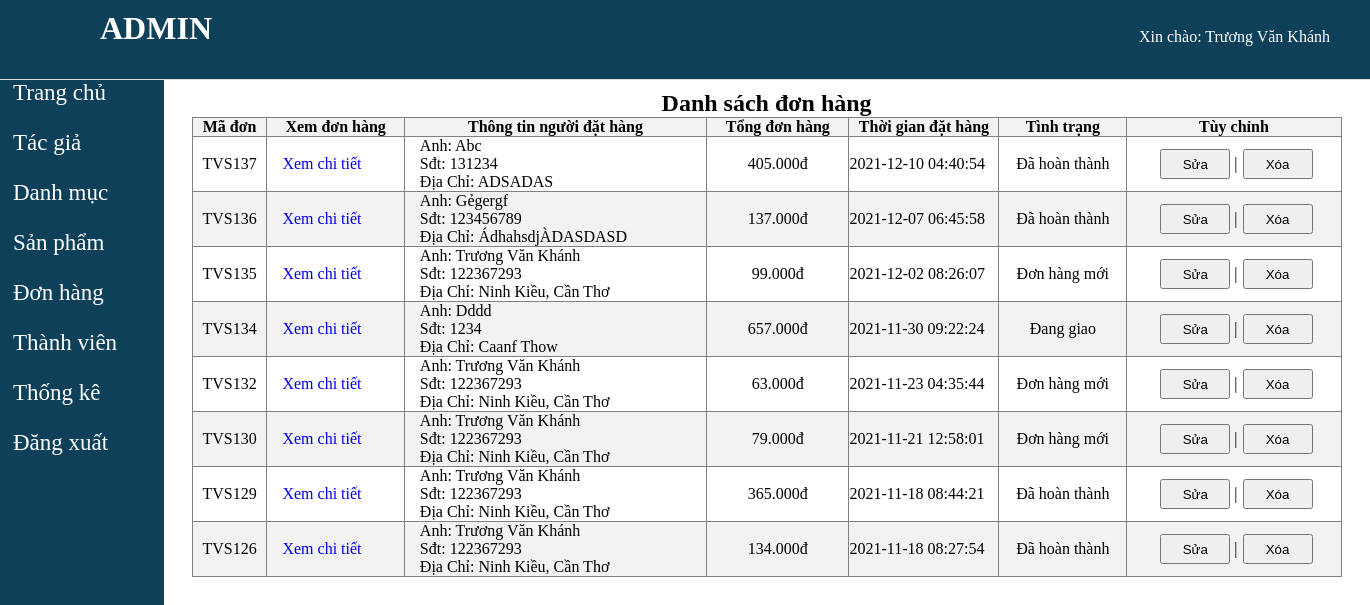
The app's page /admin/index.php?act=listdonhang (signed in) with its own data.
### tables this page shows
CREATE TABLE `donhang` (
  `iddonhang` int(11) NOT NULL,
  `iduser` int(11) NOT NULL DEFAULT 0,
  `gender` varchar(20) NOT NULL,
  `fullname` varchar(255) NOT NULL,
  `phone` int(11) NOT NULL,
  `diachi` varchar(255) NOT NULL,
  `pttt` tinyint(1) NOT NULL DEFAULT 1 COMMENT '1. Thanh toán khi nhận hàng\r\n2. Chuyển khoản ngân hàng',
  `ngaydathang` datetime NOT NULL,
  `tongdonhang` int(11) NOT NULL DEFAULT 0,
  `trangthaidh` tinyint(1) NOT NULL DEFAULT 1 COMMENT '1. Đơn hàng mới 2.Đang xử lý\r\n3. Đang giao\r\n4.Hoàn '
);

### model/pdo.php (called while the page is built, shortened)
<?php
function pdo_get_connection(){
    $dburl = "mysql:host=localhost;dbname=thuviensach;charset=utf8";
    $username = 'root';
    $password = '';
    $conn = new PDO($dburl, $username, $password);
    $conn->setAttribute(PDO::ATTR_ERRMODE, PDO::ERRMODE_EXCEPTION);
    return $conn;
}
function pdo_query($sql){
    $sql_args = array_slice(func_get_args(), 1);
    try{
        $conn = pdo_get_connection();
        $stmt = $conn->prepare($sql);
        $stmt->execute($sql_args);
        $rows = $stmt->fetchAll();
        return $rows;
    }
    catch(PDOException $e){
        throw $e;
    }
    finally{
        unset($conn);
    }
}

### model/viewcart.php (called while the page is built, shortened)
<?php
    function loadall_donhang(){
        $sql = "SELECT * FROM donhang order by iddonhang desc";
        $listbill = pdo_query($sql);
        return $listbill;
    }
    function get_ttdh($n){
        switch ($n) {
            case '1':
                $tt = "Đơn hàng mới";
                break;
            case '3':
                $tt = "Đang giao";
                break;
            case '4':
                $tt = "Đã hoàn thành";
                break;
        }
        return $tt;
    }
?>

### admin/donhang/listdonhang.php (the view, shortened to what this page needs)
<form  action="index.php?act=listdonhang" method="post">
        <table id="formadd" style="
                border-collapse: collapse;
                margin: 10px  auto;" border="1"; align="center";>
                <caption><h2>Danh sách đơn hàng</h2></caption>
            <tr>
                <th>Mã đơn</th>
                <th>Xem đơn hàng</th>
                <th>Thông tin người đặt hàng</th>
                <th>Tổng đơn hàng</th>
                <th>Thời gian đặt hàng</th>
                <th>Tình trạng</th>
                <th>Tùy chỉnh</th>
            </tr>
            <?php
                    foreach ($listdonhang as $donhang) {
                        extract($donhang);
                        $ttdh=get_ttdh($donhang['trangthaidh']);
                        $xoadh = "index.php?act=xoadh&iddonhang=".$iddonhang;
                        $suadh = "index.php?act=suadh&iddonhang=".$iddonhang;
                        $xemctdonhang="index.php?act=xemctdonhang&iddonhang=".$iddonhang;
                        echo '  <tr>
                                    <td align="center";>TVS'.$iddonhang.'</td>
                                    <td class="pdl"><a href="'.$xemctdonhang.'">Xem chi tiết</a></td>
                                    <td class="uplower pdl">
                                        '.$gender.': '.$fullname.'<br>
                                        Sđt: '.$phone.' <br>
                                        Địa chỉ: '.$diachi.'
                                    </td>
                                    <td align="center">'.$tongdonhang.'.000đ</td>
                                    <td style="width: 150px;">'.$ngaydathang.'</td>
                                    <td align="center">'.$ttdh.'</td>
                                    <td align="center"><a href="'.$suadh.'"><input type="button" id="capnhatttdh" value="Sửa"></a> |<a href="'.$xoadh.'"><input type="button" id="capnhatttdh" value="Xóa"></a></td>
                                </tr>';
                    }
                ?>
        </table>
</form>

### admin/css/admin.css (style rules this page uses)
* { margin: 0; padding: 0; box-sizing: border-box; }
body { width: 1360px; margin: auto; }
a { text-decoration: none; }
#formadd { width: 1150px; margin-left: 10px; }
tr:nth-child(even) { background-color: #ffffff; }
tr:nth-child(odd) { background-color: #f2f2f2; }
.pdl { padding-left: 15px; }
#capnhatttdh { width: 70px; height: 30px; margin-left: 5px; }
.uplower { text-transform: capitalize; }

### records on screen
donhang: iddonhang "137", gender "Anh", fullname "Abc", phone "131234", diachi "ADSADAS", tongdonhang "405", ngaydathang "2021-12-10 04:40:54", trangthaidh "Đã hoàn thành"
donhang: iddonhang "136", gender "Anh", fullname "Gẻgergf", phone "123456789", diachi "ÁdhahsdjÀDASDASD", tongdonhang "137", ngaydathang "2021-12-07 06:45:58", trangthaidh "Đã hoàn thành"
donhang: iddonhang "135", gender "Anh", fullname "Trương Văn Khánh", phone "122367293", diachi "Ninh Kiều, Cần Thơ", tongdonhang "99", ngaydathang "2021-12-02 08:26:07", trangthaidh "Đơn hàng mới"
donhang: iddonhang "134", gender "Anh", fullname "Dddd", phone "1234", diachi "Caanf Thow", tongdonhang "657", ngaydathang "2021-11-30 09:22:24", trangthaidh "Đang giao"
donhang: iddonhang "132", gender "Anh", fullname "Trương Văn Khánh", phone "122367293", diachi "Ninh Kiều, Cần Thơ", tongdonhang "63", ngaydathang "2021-11-23 04:35:44", trangthaidh "Đơn hàng mới"
donhang: iddonhang "130", gender "Anh", fullname "Trương Văn Khánh", phone "122367293", diachi "Ninh Kiều, Cần Thơ", tongdonhang "79", ngaydathang "2021-11-21 12:58:01", trangthaidh "Đơn hàng mới"
donhang: iddonhang "129", gender "Anh", fullname "Trương Văn Khánh", phone "122367293", diachi "Ninh Kiều, Cần Thơ", tongdonhang "365", ngaydathang "2021-11-18 08:44:21", trangthaidh "Đã hoàn thành"
donhang: iddonhang "126", gender "Anh", fullname "Trương Văn Khánh", phone "122367293", diachi "Ninh Kiều, Cần Thơ", tongdonhang "134", ngaydathang "2021-11-18 08:27:54", trangthaidh "Đã hoàn thành"

### other values on screen
$fullname "Trương Văn Khánh"
